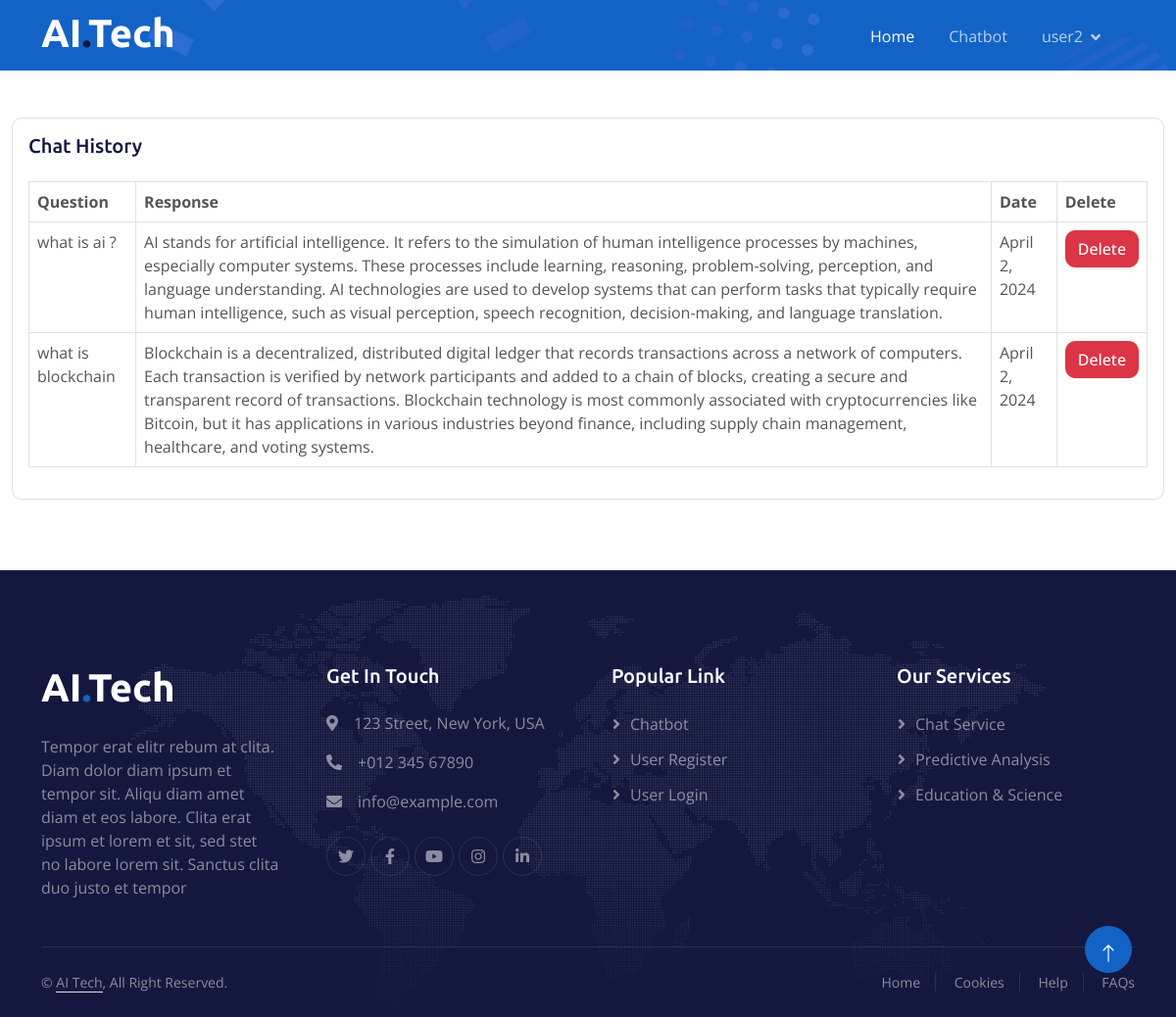
The page /user_history (signed in) on the database its author committed.
### chatbotapp/models.py (models this page shows, shortened)
class User(AbstractUser):
    name = models.CharField(max_length=100, default='User')
    mobile_number = models.CharField(max_length=20, default='Nil')
    profile_picture = models.ImageField(upload_to='profile_pictures', blank=True, null=True)
    def __str__(self):
        return self.username

class Chats(models.Model):
    user = models.ForeignKey(User, on_delete=models.CASCADE)
    question = models.TextField(null=True, blank=True)
    response = models.TextField(null=True, blank=True)
    date = models.DateField(default=timezone.now)

### chatbotapp/views.py (the view)
# urls.py: path('user_history', views.user_history, name='user_history'),
def user_history(request):
    previous_chats = Chats.objects.filter(user=request.user).order_by('-date')
    context = {'previous_chats':previous_chats}
    return render(request, 'user/user_history.html', context)

### chatbotapp/templates/user/user_history.html
{% extends 'general/base.html' %}
{% load static %}
{% block content %}
<div class="container-fluid pt-5 bg-primary hero-header mb-5">
    <div class="container pt-4">
    </div>
</div>
<div class="container-fluid">
    <div class="card">
      <div class="card-body">
        <h5 class="card-title fw-semibold mb-4">Chat History</h5>
        <div class="table-responsive">
          <table class="table table-bordered">
            <thead>
              <tr>
                <th>Question</th>
                <th>Response</th>
                <th>Date</th>
                <th>Delete</th>
              </tr>
            </thead>
            <tbody>
              {% for chat in previous_chats %}
              <tr>
                <td>{{ chat.question }}</td>
                <td>{{ chat.response }}</td>
                <td>{{ chat.date }}</td>
                <td><a href="{% url 'delete_chat' chat.pk  %}" class="btn btn-danger">Delete</a></td>
              </tr>
              {% endfor %}
            </tbody>
          </table>
        </div>
      </div>
    </div>
</div>
<br>
<br>
<br>
{% endblock %}

### chatbotapp/templates/general/base.html (shortened to what this page needs)
<!DOCTYPE html>
{% load static %}
<html lang="en">
<head>
    <link href="https://cdnjs.cloudflare.com/ajax/libs/font-awesome/5.10.0/css/all.min.css" rel="stylesheet">
    <link href="https://cdn.jsdelivr.net/npm/bootstrap-icons@1.4.1/font/bootstrap-icons.css" rel="stylesheet">
    <link href="{% static 'lib/animate/animate.min.css' %}" rel="stylesheet">
    <link href="{% static 'lib/owlcarousel/assets/owl.carousel.min.css' %}" rel="stylesheet">
    <link href="{% static 'css/bootstrap.min.css' %}" rel="stylesheet">
    <link href="{% static 'css/style.css' %}" rel="stylesheet">
</head>
<body>
    {% if request.user.is_authenticated %}
    <div class="container-fluid sticky-top">
        <div class="container">
            <nav class="navbar navbar-expand-lg navbar-dark p-0">
                <a href="{% url 'index' %}" class="navbar-brand">
                    <h1 class="text-white">AI<span class="text-dark">.</span>Tech</h1>
                </a>
                <div class="collapse navbar-collapse" id="navbarCollapse">
                    <div class="navbar-nav ms-auto">
                        <a href="{% url 'index' %}" class="nav-item nav-link active">Home</a>
                        <a href="{% url 'chatbot' %}" class="nav-item nav-link">Chatbot</a>
                        <div class="nav-item dropdown">
                            <a href="#" class="nav-link dropdown-toggle" data-bs-toggle="dropdown">{{request.user}}</a>
                        </div>
                    </div>
                </div>
            </nav>
        </div>
    </div>
    {% endif %}
    {% block content %}
    {% endblock %}
    <div class="container-fluid bg-dark text-white-50 footer pt-5">
        <div class="container py-5">
            <div class="row g-5">
                <div class="col-md-6 col-lg-3 wow fadeIn" data-wow-delay="0.1s">
                    <a href="index.html" class="d-inline-block mb-3">
                        <h1 class="text-white">AI<span class="text-primary">.</span>Tech</h1>
                    </a>
                    <p class="mb-0">Tempor erat elitr rebum at clita. Diam dolor diam ipsum et tempor sit. Aliqu diam
                        amet diam et eos labore. Clita erat ipsum et lorem et sit, sed stet no labore lorem sit. Sanctus
                        clita duo justo et tempor</p>
                </div>
                <div class="col-md-6 col-lg-3 wow fadeIn" data-wow-delay="0.3s">
                    <h5 class="text-white mb-4">Get In Touch</h5>
                    <p><i class="fa fa-map-marker-alt me-3"></i>123 Street, New York, USA</p>
                    <p><i class="fa fa-phone-alt me-3"></i>+012 345 67890</p>
                    <p><i class="fa fa-envelope me-3"></i>info@example.com</p>
                    <div class="d-flex pt-2">
                        <a class="btn btn-outline-light btn-social" href=""><i class="fab fa-twitter"></i></a>
                        <a class="btn btn-outline-light btn-social" href=""><i class="fab fa-facebook-f"></i></a>
                        <a class="btn btn-outline-light btn-social" href=""><i class="fab fa-youtube"></i></a>
                        <a class="btn btn-outline-light btn-social" href=""><i class="fab fa-instagram"></i></a>
                        <a class="btn btn-outline-light btn-social" href=""><i class="fab fa-linkedin-in"></i></a>
                    </div>
                </div>
                <div class="col-md-6 col-lg-3 wow fadeIn" data-wow-delay="0.5s">
                    <h5 class="text-white mb-4">Popular Link</h5>
                    <a class="btn btn-link" href="">Chatbot</a>
                    <a class="btn btn-link" href="">User Register</a>
                    <a class="btn btn-link" href="">User Login</a>
                </div>
                <div class="col-md-6 col-lg-3 wow fadeIn" data-wow-delay="0.7s">
                    <h5 class="text-white mb-4">Our Services</h5>
                    <a class="btn btn-link" href="">Chat Service</a>
                    <a class="btn btn-link" href="">Predictive Analysis</a>
                    <a class="btn btn-link" href="">Education & Science</a>
                </div>
            </div>
        </div>
        <div class="container wow fadeIn" data-wow-delay="0.1s">
            <div class="copyright">
                <div class="row">
                    <div class="col-md-6 text-center text-md-start mb-3 mb-md-0">
                        &copy; <a class="border-bottom" href="#">AI Tech</a>, All Right Reserved.</a>
                    </div>
                    <div class="col-md-6 text-center text-md-end">
                        <div class="footer-menu">
                            <a href="">Home</a>
                            <a href="">Cookies</a>
                            <a href="">Help</a>
                            <a href="">FAQs</a>
                        </div>
                    </div>
                </div>
            </div>
        </div>
    </div>
    <a href="#" class="btn btn-lg btn-primary btn-lg-square back-to-top pt-2"><i class="bi bi-arrow-up"></i></a>
</body>
</html>

### static/css/style.css (style rules this page uses)
:root { --primary: #1363C6; --secondary: #15ACE1; --light: #F4F7FE; --dark: #14183E; }
.back-to-top { position: fixed; display: none; right: 45px; bottom: 45px; z-index: 99; }
h1, h2, h3, .fw-bold { font-weight: 700 !important; }
h4, h5, h6, .fw-medium { font-weight: 500 !important; }
.btn { font-weight: 500; transition: .5s; }
.btn-lg-square { width: 48px; height: 48px; }
.btn-square, .btn-sm-square, .btn-lg-square { padding: 0; display: flex; align-items: center; justify-content: center; font-weight: normal; border-radius: 50px; }
.sticky-top { top: -150px; transition: .5s; }
.navbar { padding: 11px 0 !important; height: 75px; }
.navbar .navbar-nav .nav-link { margin-right: 35px; padding: 0; color: rgba(255, 255, 255, .7); outline: none; }
.navbar .navbar-nav .nav-link:hover, .navbar .navbar-nav .nav-link.active { color: rgba(255, 255, 255, 1); }
.navbar .dropdown-toggle::after { border: none; content: "\f107"; font-family: "Font Awesome 5 Free"; font-weight: 900; vertical-align: middle; margin-left: 8px; }
.hero-header { margin-top: -75px; background: url(../img/bg-hero.png) center center no-repeat; background-size: cover; }
.footer { background: url(../img/footer.png) center center no-repeat; background-size: contain; }
.footer .btn.btn-social { margin-right: 5px; width: 40px; height: 40px; display: flex; align-items: center; justify-content: center; color: rgba(255,255,255,.5); border: 1px solid rgba(256, 256, 256, .1); border-radius: 40px; transition: .3s; }
.footer .btn.btn-link { display: block; margin-bottom: 10px; padding: 0; text-align: left; color: rgba(255,255,255,.5); font-weight: normal; transition: .3s; }
.footer .btn.btn-link::before { position: relative; content: "\f105"; font-family: "Font Awesome 5 Free"; font-weight: 900; margin-right: 10px; }
.footer .copyright { padding: 25px 0; font-size: 14px; border-top: 1px solid rgba(256, 256, 256, .1); }
.footer .copyright a { color: rgba(255,255,255,.5); }
.footer .footer-menu a { margin-right: 15px; padding-right: 15px; border-right: 1px solid rgba(255, 255, 255, .1); }
.footer .footer-menu a:last-child { margin-right: 0; padding-right: 0; border-right: none; }

### rows shown on the page
User: user "user2"
Chats: question "what is ai ?", response "AI stands for artificial intelligence. It refers to the simulation of human intelligence processes by machines, especially computer systems. These processes include learning, reasoning, problem-solving, perception, and language understanding. AI technologies are used to develop systems that can perform tasks that typically require human intelligence, such as visual perception, speech recognition, decision-making, and language translation.", date "April 2, 2024"
Chats: question "what is blockchain", response "Blockchain is a decentralized, distributed digital ledger that records transactions across a network of computers. Each transaction is verified by network participants and added to a chain of blocks, creating a secure and transparent record of transactions. Blockchain technology is most commonly associated with cryptocurrencies like Bitcoin, but it has applications in various industries beyond finance, including supply chain management, healthcare, and voting systems.", date "April 2, 2024"
